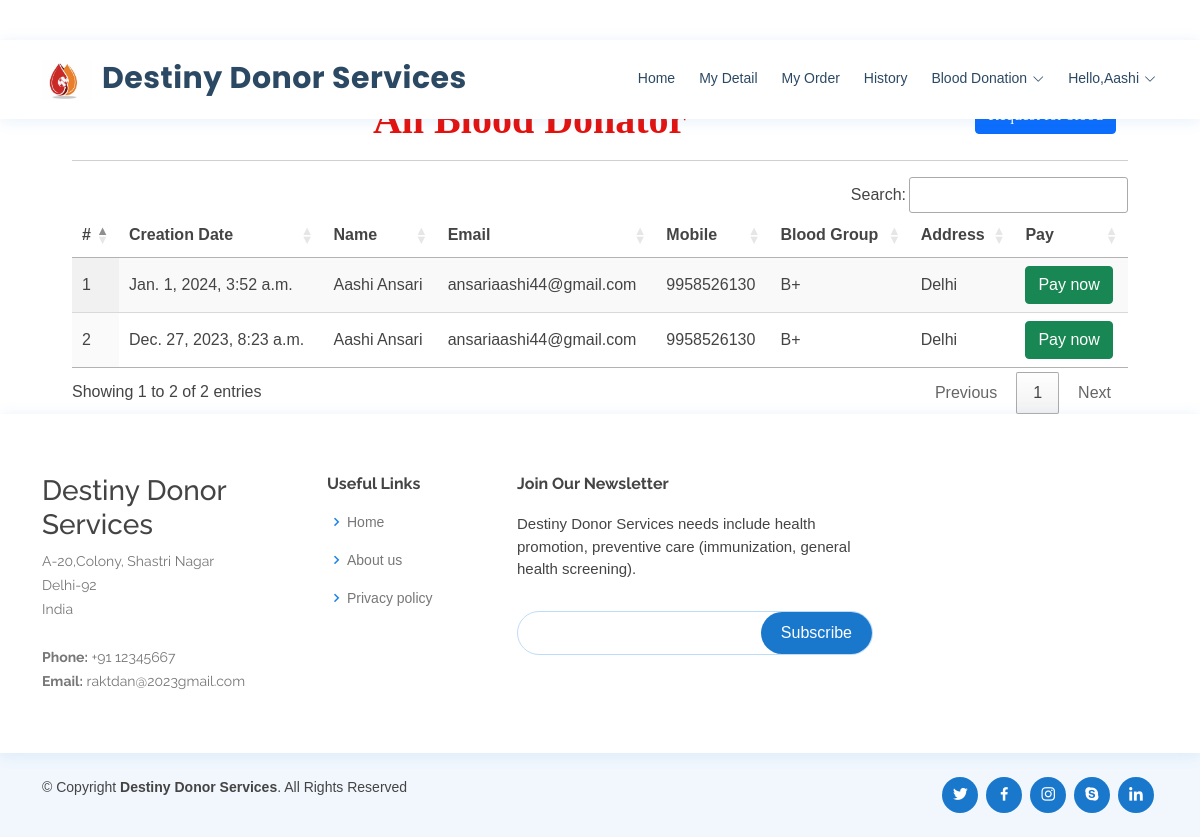
The page /search_blood (signed in) on the database its author committed.
### blood_app/models.py (models this page shows, shortened)
class Blood_Donation(models.Model):
    status = models.CharField(max_length=100, null=True, blank=True)
    user = models.ForeignKey(UserProfile, on_delete=models.CASCADE, null=True, blank=True)
    blood_group = models.ForeignKey(Category, on_delete=models.CASCADE, null=True, blank=True)
    place = models.CharField(max_length=100, null=True, blank=True)
    purpose = models.CharField(max_length=100, null=True, blank=True)
    created = models.DateTimeField(auto_now=True,null=True)
    active = models.BooleanField(null=True, blank=True, default=False)

class UserProfile(models.Model):
    user = models.ForeignKey(User, on_delete=models.CASCADE, null=True)
    contact = models.CharField(max_length=100, null=True)
    address = models.CharField(max_length=100, null=True)
    blood_group = models.ForeignKey(Category, on_delete=models.CASCADE, null=True, blank=True)
    dob = models.DateField(null=True)
    image = models.FileField(null=True)

class Category(models.Model):
    name = models.CharField(max_length=100, null=True, blank=True)
    def __str__(self):
        return self.name

### blood_app/views.py (the view, shortened to what this page needs)
# urls.py: path('search_blood', search_blood, name='search_blood'),
def search_blood(request):
    userprofile = UserProfile.objects.get(user=request.user)
    data = Blood_Donation.objects.filter(status="Approved").exclude(purpose="Request for Blood", user=userprofile)
    all_cat = Category.objects.all()
    return render(request, 'search_blood.html', {'data':data, 'cat':all_cat})

### blood_app/templates/search_blood.html (shortened to what this page needs)
{% extends 'index.html' %}
{% load static %}
{% block body %}
<div class="container-fluid" style="width:90%;margin-top:8%">
                    <div class="container-fluid">
                        <h1 align="center" style="font-weight:bold;font-family : 'Monotype Corsiva' ; color : #E6120E ;margin-top:4%">All Blood Donator
                          <button type="button" id="myBtn" class="btn btn-primary pull-right">Request for blood</button>
                        </h1>
                         </div><hr>
                                <table id="example" class="display" style="width:100%">
                                  <thead>
                                    <tr>
                                      <th>#</th>
                                      <th>Creation Date</th>
                                      <th>Name</th>
                                      <th>Email</th>
                                      <th>Mobile</th>
                                      <th>Blood Group</th>
                                      <th>Address</th>
                                      <th>Pay</th>
                                  </tr>
                              </thead>
                              <tbody>
                              {% for i in data %}
                                <tr>
                                  <td>{{forloop.counter}}</td>
                                  <td>{{i.created}}</td>
                                  <td>{{i.user.user.first_name}} {{i.user.user.last_name}}</td>
                                  <td>{{i.user.user.email}}</td>
                                  <td>{{i.user.contact}}</td>
                                  <td>{{i.blood_group}}</td>
                                  <td>{{i.place}}</td>
                                  <td><a href="/pay_now/{{i.id}}"><button class="btn btn-success">Pay now</button></a></td>
                              </tr>
                              {% endfor %}
                          </tbody>
                      </table>
                  </div>
{% endblock %}

### blood_app/templates/index.html (shortened to what this page needs)
<!DOCTYPE html>
<html lang="en">
  {% load static %}
<head>
  <link href="{% static 'vendor/fontawesome-free/css/all.min.css' %}" rel="stylesheet">
  <link href="{% static 'vendor/animate.css/animate.min.css' %}" rel="stylesheet">
  <link href="{% static 'vendor/bootstrap/css/bootstrap.min.css' %}" rel="stylesheet">
  <link href="{% static 'vendor/bootstrap-icons/bootstrap-icons.css' %}" rel="stylesheet">
  <link href="{% static 'vendor/boxicons/css/boxicons.min.css' %}" rel="stylesheet">
  <link href="{% static 'vendor/glightbox/css/glightbox.min.css' %}" rel="stylesheet">
  <link href="{% static 'vendor/remixicon/remixicon.css' %}" rel="stylesheet">
  <link href="{% static 'vendor/swiper/swiper-bundle.min.css' %}" rel="stylesheet">
  <link href="{% static 'css/style.css' %}" rel="stylesheet">
  <link rel="stylesheet" href="https://cdnjs.cloudflare.com/ajax/libs/font-awesome/4.7.0/css/font-awesome.min.css">
  <link rel='stylesheet' type='text/css' href="https://cdn.datatables.net/1.10.21/css/jquery.dataTables.min.css">
  <link rel='stylesheet' type='text/css' href="https://cdn.datatables.net/buttons/1.6.2/css/buttons.dataTables.min.css">
</head>
<body>
  <header id="header" class="fixed-top">
    <div class="container d-flex align-items-center" style="background-color: #FFFFFF">
      <h1 class="logo me-auto"><a href="index.html"><img src="../static/img/new_logo.jpg" width="50" height="2200" style="margin-right: 10px;">Destiny Donor Services</a></h1>
      {% if request.user.is_staff %}
      <nav id="navbar" class="navbar order-last order-lg-0">
        <ul>
          <li><a class="nav-link scrollto" href="{% url 'admin_home' %}">Home</a></li>
          <li class="dropdown"><a href="#"><span>Category</span> <i class="bi bi-chevron-down"></i></a>
            <ul>
              <li><a href="/add_category">Add Blood Category</a></li>
              <li><a href="/view_category">View Blood Category</a></li>
            </ul>
          </li>
          <li><a class="nav-link scrollto" href="/view_user">Users</a></li>
          <li><a class="nav-link scrollto" href="/all_order">All Order</a></li>
          <li class="dropdown"><a href="#"><span>Blood Donation</span> <i class="bi bi-chevron-down"></i></a>
            <ul>
              <li><a href="/request_blood">Request for Blood</a></li>
              <li><a href="/donator_blood">Donate for Blood</a></li>
            </ul>
          </li>
          <li class="dropdown">
            <a href="#" class="appointment-btn scrollto" style="color: #fff;"><span class="d-none d-md-inline">Welcome,</span> {{request.user.username}} <i class="bi bi-chevron-down"></i></a>
            <ul>
              <li><a href="{% url 'change_password' %}">Change Password</a></li>
              <li><a href="{% url 'logout' %}">Logout</a></li>
            </ul>
          </li>
        </ul>
        <i class="bi bi-list mobile-nav-toggle"></i>
      </nav>
      {% elif request.user.is_authenticated %}
      <nav id="navbar" class="navbar order-last order-lg-0">
        <ul>
          <li><a class="nav-link scrollto" href="{% url 'home' %}">Home</a></li>
          <li><a class="nav-link scrollto" href="{% url 'profile' %}">My Detail</a></li>
          <li><a class="nav-link scrollto" href="{% url 'my_order'%}">My Order</a></li>
          <li><a class="nav-link scrollto" href="{% url 'history' %}">History</a></li>
          <li class="dropdown"><a href="#"><span>Blood Donation</span> <i class="bi bi-chevron-down"></i></a>
          </li>
          <li class="dropdown"><a href="#"><span>Hello,{{request.user.username}}</span> <i class="bi bi-chevron-down"></i></a>
          </li>
        </ul>
      </nav>
      {% endif %}
  </header>
  {% block body %}
  {% endblock %}
  <footer id="footer">
    <div class="footer-top">
      <div class="container">
        <div class="row">
          <div class="col-lg-3 col-md-6 footer-contact">
            <h3>Destiny Donor Services</h3>
            <p>
              A-20,Colony, Shastri Nagar <br>
              Delhi-92<br>
              India <br><br>
              <strong>Phone:</strong> +91 12345667<br>
              <strong>Email:</strong> raktdan@2023gmail.com<br>
            </p>
          </div>
          <div class="col-lg-2 col-md-6 footer-links">
            <h4>Useful Links</h4>
            <ul>
              <li><i class="bx bx-chevron-right"></i> <a href="#">Home</a></li>
              <li><i class="bx bx-chevron-right"></i> <a href="#">About us</a></li>
              <li><i class="bx bx-chevron-right"></i> <a href="#">Privacy policy</a></li>
            </ul>
          </div>
          <div class="col-lg-4 col-md-6 footer-newsletter">
            <h4>Join Our Newsletter</h4>
            <p>Destiny Donor Services needs include health promotion, preventive care (immunization, general health screening).</p>
            <form action="" method="post">
              <input type="email" name="email"><input type="submit" value="Subscribe">
            </form>
          </div>
        </div>
      </div>
    </div>
    <div class="container d-md-flex py-4">
      <div class="me-md-auto text-center text-md-start">
        <div class="copyright">
          &copy; Copyright <strong><span>Destiny Donor Services</span></strong>. All Rights Reserved
        </div>
        <div class="credits">
        </div>
      </div>
      <div class="social-links text-center text-md-right pt-3 pt-md-0">
        <a href="#" class="twitter"><i class="bx bxl-twitter"></i></a>
        <a href="#" class="facebook"><i class="bx bxl-facebook"></i></a>
        <a href="#" class="instagram"><i class="bx bxl-instagram"></i></a>
        <a href="#" class="google-plus"><i class="bx bxl-skype"></i></a>
        <a href="#" class="linkedin"><i class="bx bxl-linkedin"></i></a>
      </div>
    </div>
  </footer>
</body>
</html>

### blood_app/static/css/style.css (style rules this page uses)
body { font-family: "Open Sans", sans-serif; color: #444444; }
a { color: #1977cc; text-decoration: none; }
h1, h2, h3, h4, h5, h6 { font-family: "Raleway", sans-serif; }
#header { background: #fff; transition: all 0.5s; z-index: 997; padding: 15px 0; top: 40px; box-shadow: 0px 2px 15px rgba(25, 119, 204, 0.1); }
#header .logo { font-size: 30px; margin: 0; padding: 0; line-height: 1; font-weight: 700; letter-spacing: 0.5px; font-family: "Poppins", sans-serif; }
#header .logo a { color: #2c4964; }
#header .logo img { max-height: 40px; }
.navbar { padding: 0; }
.navbar ul { margin: 0; padding: 0; display: flex; list-style: none; align-items: center; }
.navbar li { position: relative; }
.navbar>ul>li { position: relative; white-space: nowrap; padding: 8px 0 8px 20px; }
.navbar a, .navbar a:focus { display: flex; align-items: center; justify-content: space-between; font-size: 14px; color: #2c4964; white-space: nowrap; transition: 0.3s; border-bottom: 2px solid #fff; padding: 5px 2px; }
.navbar a i, .navbar a:focus i { font-size: 12px; line-height: 0; margin-left: 5px; }
#footer { color: #444444; font-size: 14px; background: #f1f7fd; }
#footer .footer-top { padding: 60px 0 30px 0; background: #fff; box-shadow: 0px 2px 15px rgba(25, 119, 204, 0.1); }
#footer .footer-top .footer-contact { margin-bottom: 30px; }
#footer .footer-top .footer-contact p { font-size: 14px; line-height: 24px; margin-bottom: 0; font-family: "Raleway", sans-serif; color: #777777; }
#footer .footer-top h4 { font-size: 16px; font-weight: bold; color: #444444; position: relative; padding-bottom: 12px; }
#footer .footer-top .footer-links { margin-bottom: 30px; }
#footer .footer-top .footer-links ul { list-style: none; padding: 0; margin: 0; }
#footer .footer-top .footer-links ul i { padding-right: 2px; color: #1c84e3; font-size: 18px; line-height: 1; }
#footer .footer-top .footer-links ul li { padding: 10px 0; display: flex; align-items: center; }
#footer .footer-top .footer-links ul li:first-child { padding-top: 0; }
#footer .footer-top .footer-links ul a { color: #777777; transition: 0.3s; display: inline-block; line-height: 1; }
#footer .footer-newsletter { font-size: 15px; }
#footer .footer-newsletter h4 { font-size: 16px; font-weight: bold; color: #444444; position: relative; padding-bottom: 12px; }
#footer .footer-newsletter form { margin-top: 30px; background: #fff; padding: 6px 10px; position: relative; border-radius: 50px; text-align: left; border: 1px solid #bfdcf7; }
#footer .footer-newsletter form input[type=email] { border: 0; padding: 4px 8px; width: calc(100% - 100px); }
#footer .footer-newsletter form input[type=submit] { position: absolute; top: 0; right: 0; bottom: 0; border: 0; background: none; font-size: 16px; padding: 0 20px; background: #1977cc; color: #fff; transition: 0.3s; border-radius: 50px; }
#footer .credits { padding-top: 5px; font-size: 13px; color: #444444; }
#footer .social-links a { font-size: 18px; display: inline-block; background: #1977cc; color: #fff; line-height: 1; padding: 8px 0; margin-right: 4px; border-radius: 50%; text-align: center; width: 36px; height: 36px; transition: 0.3s; }

### blood_app/templates/search_blood.html (style rules this page uses)
body { font-family: Arial, Helvetica, sans-serif; }

### rows shown on the page
Blood_Donation: created "Jan. 1, 2024, 3:52 a.m.", user.user.first_name "Aashi", user.user.last_name "Ansari", user.user.email "ansariaashi44@gmail.com", user.contact "9958526130", blood_group "B+", place "Delhi"
Blood_Donation: created "Dec. 27, 2023, 8:23 a.m.", user.user.first_name "Aashi", user.user.last_name "Ansari", user.user.email "ansariaashi44@gmail.com", user.contact "9958526130", blood_group "B+", place "Delhi"

### other values the page prints
{{ request.user.username }} "Aashi"
